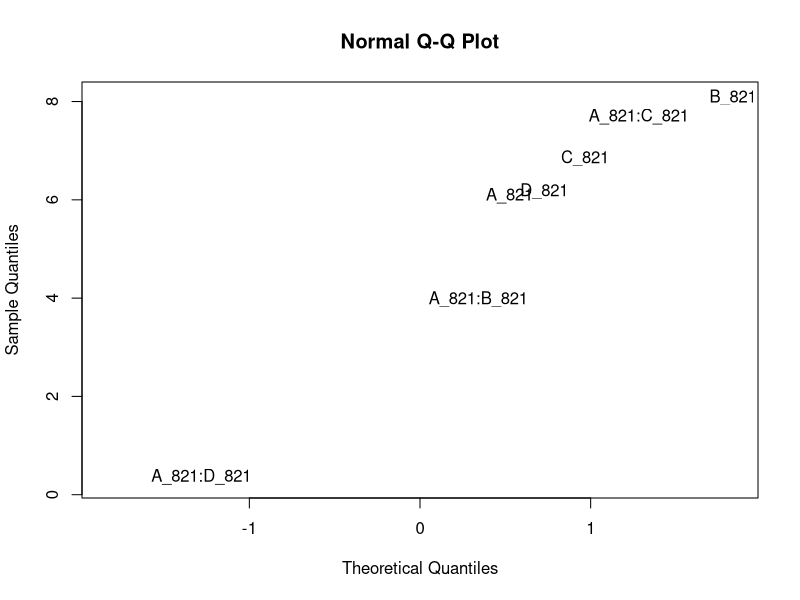
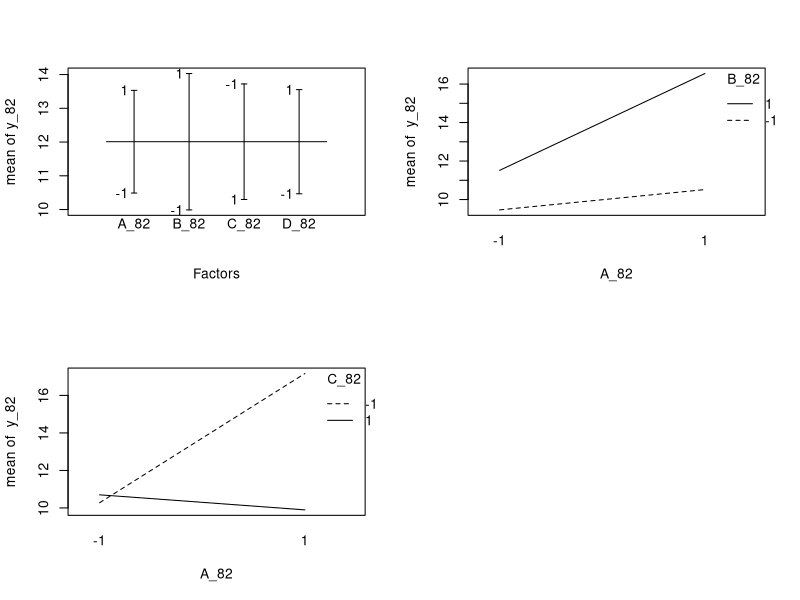
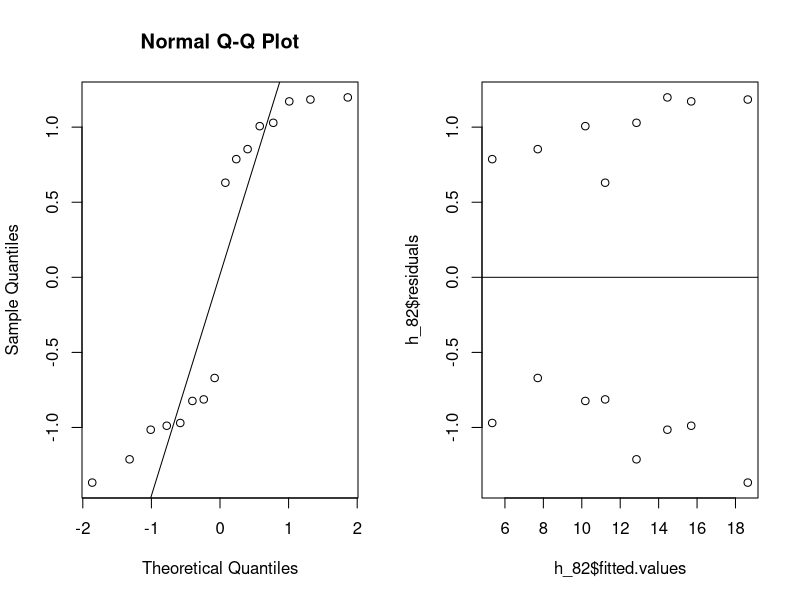

Reproduce these figures in R, in order.
## ---- chunk 1
knitr::opts_chunk$set(echo = TRUE)
## ---- chunk 2
#input data
A_82 <- rep(c(-1,1), times=8)
B_82 <- rep(c(-1,1), each = 2, times=4)
C_82 <- rep(c(-1,1), each = 4, times=2)
D_82 <- A_82*B_82*C_82 #fractional factorial, I=ABCD

A_82 <- as.factor(A_82)
B_82 <- as.factor(B_82)
C_82 <- as.factor(C_82)
D_82 <- as.factor(D_82)

y_82 <- c(7.037,14.707,11.635,17.273,10.403,4.368,9.360,13.440,8.561,16.867,13.876,19.824,11.846,6.125,11.190,15.653)

data_82 <- data.frame(A_82,B_82,C_82,D_82,y_82)

#fit the full model
g_82 <- lm(y_82 ~ (A_82+B_82+C_82+D_82)^4)
anova(g_82) #only aliases

#half-normal qq plot
effects_82 <- abs(g_82$effects[-1])
qq_82 <- qqnorm(effects_82,type="n")
text(qq_82$x, qq_82$y, labels=names(effects_82))

#fit reduced model
h_82 <- lm(y_82 ~ A_82 + B_82 + C_82 + D_82 + A_82*B_82 + A_82*C_82)
anova(h_82)

#design and interaction plots
par(mfrow=c(2,2))
plot.design(data_82)
interaction.plot(A_82,B_82,y_82)
interaction.plot(A_82,C_82,y_82)

#check assumptions
par(mfrow=c(1,2))
# normal plot
qqnorm(h_82$residuals)
qqline(h_82$residuals) #ehhhh....
haov_82<-aov(h_82)
shapiro.test(h_82$residuals) #NOT normal!!!
bartlett.test(haov_82$residuals~A_82) #homoscedastic
bartlett.test(haov_82$residuals~B_82) #homoscedastic
bartlett.test(haov_82$residuals~C_82) #homoscedastic
bartlett.test(haov_82$residuals~D_82) #homoscedastic

# residual plot
plot(h_82$fitted.values,h_82$residuals) #this looks fine
abline(h=0)
